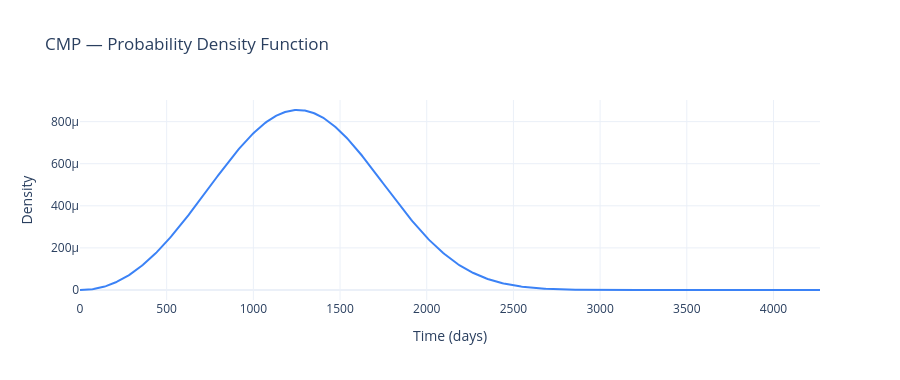
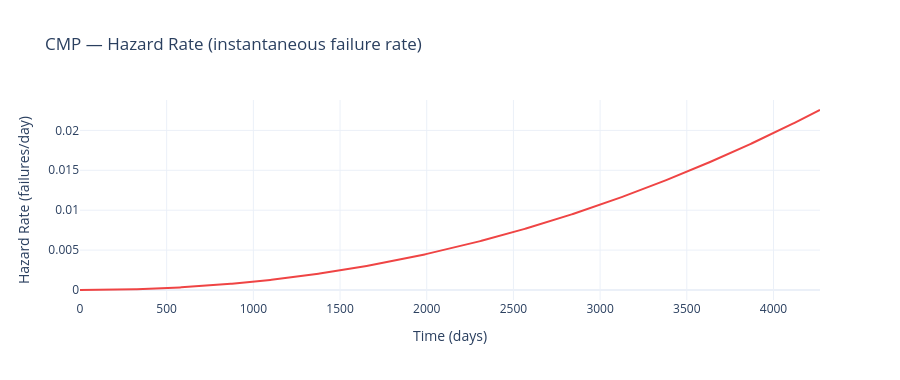

The code cell stored with these charts, in order, in its notebook:
### Code cell
t = np.linspace(0.1, eta_hat * 3, 600)
pdf    = weibull_min.pdf(t, beta_hat, scale=eta_hat)
cdf    = weibull_min.cdf(t, beta_hat, scale=eta_hat)
hazard = pdf / (1 - cdf)   # h(t) = f(t) / R(t)

fig = go.Figure()
fig.add_trace(go.Scatter(x=t, y=pdf, name="PDF f(t)", line=dict(color="#3b82f6")))
fig.update_layout(
    title=f"{TARGET_CLASS} — Probability Density Function",
    xaxis_title="Time (days)", yaxis_title="Density",
    template="plotly_white", height=380,
)
fig.show()

fig2 = go.Figure()
fig2.add_trace(go.Scatter(x=t, y=hazard, name="Hazard Rate h(t)", line=dict(color="#ef4444")))
fig2.update_layout(
    title=f"{TARGET_CLASS} — Hazard Rate (instantaneous failure rate)",
    xaxis_title="Time (days)", yaxis_title="Hazard Rate (failures/day)",
    template="plotly_white", height=380,
)
fig2.show()
print(f"\nβ={beta_hat:.2f} > 1 confirms the rising hazard curve above: "
      f"this equipment class wears out, it doesn't fail randomly.")

### Figure 1 — Plotly figure (JSON) as saved in the notebook; plotly's stock layout.template omitted (floating-point values rounded to 4 significant figures; data arrays with more than 128 entries replaced by an {"elided": "..."} marker saying what was removed)
{"data": [{"line": {"color": "#3b82f6"}, "name": "PDF f(t)", "type": "scatter", "x": {"elided": "600 float values"}, "y": {"elided": "600 float values"}}], "layout": {"height": 380, "title": {"text": "CMP — Probability Density Function"}, "xaxis": {"title": {"text": "Time (days)"}}, "yaxis": {"title": {"text": "Density"}}}}

### Figure 2 — Plotly figure (JSON) as saved in the notebook; plotly's stock layout.template omitted (floating-point values rounded to 4 significant figures; data arrays with more than 128 entries replaced by an {"elided": "..."} marker saying what was removed)
{"data": [{"line": {"color": "#ef4444"}, "name": "Hazard Rate h(t)", "type": "scatter", "x": {"elided": "600 float values"}, "y": {"elided": "600 float values"}}], "layout": {"height": 380, "title": {"text": "CMP — Hazard Rate (instantaneous failure rate)"}, "xaxis": {"title": {"text": "Time (days)"}}, "yaxis": {"title": {"text": "Hazard Rate (failures/day)"}}}}
